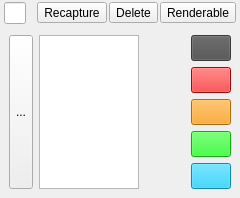
<?xml version="1.0" encoding="UTF-8"?>
<ui version="4.0">
 <class>Form</class>
 <widget class="QWidget" name="Form">
  <property name="geometry">
   <rect>
    <x>0</x>
    <y>0</y>
    <width>207</width>
    <height>198</height>
   </rect>
  </property>
  <property name="sizePolicy">
   <sizepolicy hsizetype="Expanding" vsizetype="Maximum">
    <horstretch>0</horstretch>
    <verstretch>0</verstretch>
   </sizepolicy>
  </property>
  <property name="windowTitle">
   <string>Form</string>
  </property>
  <property name="bgoverride" stdset="0">
   <bool>true</bool>
  </property>
  <property name="noBackground" stdset="0">
   <bool>false</bool>
  </property>
  <layout class="QVBoxLayout" name="snapshot_verticalLayout">
   <property name="spacing">
    <number>0</number>
   </property>
   <property name="margin" stdset="0">
    <number>0</number>
   </property>
   <item>
    <widget class="QFrame" name="toolbar_frame">
     <property name="sizePolicy">
      <sizepolicy hsizetype="Preferred" vsizetype="Maximum">
       <horstretch>0</horstretch>
       <verstretch>0</verstretch>
      </sizepolicy>
     </property>
     <property name="frameShape">
      <enum>QFrame::NoFrame</enum>
     </property>
     <property name="frameShadow">
      <enum>QFrame::Plain</enum>
     </property>
     <property name="lineWidth">
      <number>0</number>
     </property>
     <layout class="QHBoxLayout" name="toolbar_horizontalLayout">
      <property name="spacing">
       <number>2</number>
      </property>
      <property name="leftMargin">
       <number>4</number>
      </property>
      <property name="topMargin">
       <number>2</number>
      </property>
      <property name="rightMargin">
       <number>4</number>
      </property>
      <property name="bottomMargin">
       <number>2</number>
      </property>
      <item>
       <widget class="QLineEdit" name="name_lineEdit">
        <property name="toolTip">
         <string>Rename</string>
        </property>
       </widget>
      </item>
      <item>
       <widget class="QLabel" name="snapshotId">
        <property name="text">
         <string/>
        </property>
       </widget>
      </item>
      <item>
       <widget class="QToolButton" name="recap_toolButton">
        <property name="sizePolicy">
         <sizepolicy hsizetype="Maximum" vsizetype="Fixed">
          <horstretch>0</horstretch>
          <verstretch>0</verstretch>
         </sizepolicy>
        </property>
        <property name="toolTip">
         <string>Recapture</string>
        </property>
        <property name="text">
         <string>Recapture</string>
        </property>
        <property name="icon">
         <iconset resource="icons.qrc">
          <normaloff>:/icons/capture.png</normaloff>:/icons/capture.png</iconset>
        </property>
        <property name="iconSize">
         <size>
          <width>24</width>
          <height>24</height>
         </size>
        </property>
       </widget>
      </item>
      <item>
       <widget class="QToolButton" name="delete_toolButton">
        <property name="sizePolicy">
         <sizepolicy hsizetype="Maximum" vsizetype="Fixed">
          <horstretch>0</horstretch>
          <verstretch>0</verstretch>
         </sizepolicy>
        </property>
        <property name="toolTip">
         <string>Delete</string>
        </property>
        <property name="text">
         <string>Delete</string>
        </property>
        <property name="icon">
         <iconset resource="icons.qrc">
          <normaloff>:/icons/delete.png</normaloff>:/icons/delete.png</iconset>
        </property>
        <property name="iconSize">
         <size>
          <width>24</width>
          <height>24</height>
         </size>
        </property>
       </widget>
      </item>
      <item>
       <widget class="QToolButton" name="render_toolButton">
        <property name="sizePolicy">
         <sizepolicy hsizetype="Maximum" vsizetype="Fixed">
          <horstretch>0</horstretch>
          <verstretch>0</verstretch>
         </sizepolicy>
        </property>
        <property name="toolTip">
         <string>Render toggle</string>
        </property>
        <property name="text">
         <string>Renderable</string>
        </property>
        <property name="icon">
         <iconset resource="icons.qrc">
          <normaloff>:/icons/render.png</normaloff>:/icons/render.png</iconset>
        </property>
        <property name="iconSize">
         <size>
          <width>24</width>
          <height>24</height>
         </size>
        </property>
        <property name="checkable">
         <bool>true</bool>
        </property>
       </widget>
      </item>
     </layout>
    </widget>
   </item>
   <item>
    <widget class="QFrame" name="capture_frame">
     <property name="frameShape">
      <enum>QFrame::NoFrame</enum>
     </property>
     <property name="frameShadow">
      <enum>QFrame::Plain</enum>
     </property>
     <property name="lineWidth">
      <number>0</number>
     </property>
     <layout class="QGridLayout" name="gridLayout">
      <item row="0" column="0">
       <widget class="QToolButton" name="capture_toolButton">
        <property name="sizePolicy">
         <sizepolicy hsizetype="Minimum" vsizetype="Minimum">
          <horstretch>0</horstretch>
          <verstretch>0</verstretch>
         </sizepolicy>
        </property>
        <property name="text">
         <string>...</string>
        </property>
        <property name="iconSize">
         <size>
          <width>240</width>
          <height>135</height>
         </size>
        </property>
        <property name="toolButtonStyle">
         <enum>Qt::ToolButtonTextUnderIcon</enum>
        </property>
       </widget>
      </item>
      <item row="0" column="1">
       <widget class="QTextEdit" name="mTe_comments"/>
      </item>
      <item row="0" column="2">
       <widget class="QLabel" name="mLb_colorFlag">
        <property name="sizePolicy">
         <sizepolicy hsizetype="Maximum" vsizetype="Minimum">
          <horstretch>0</horstretch>
          <verstretch>0</verstretch>
         </sizepolicy>
        </property>
        <property name="minimumSize">
         <size>
          <width>40</width>
          <height>0</height>
         </size>
        </property>
        <property name="text">
         <string/>
        </property>
       </widget>
      </item>
      <item row="0" column="3">
       <layout class="QVBoxLayout" name="verticalLayout">
        <item>
         <widget class="QPushButton" name="mBtn_N">
          <property name="sizePolicy">
           <sizepolicy hsizetype="Minimum" vsizetype="Minimum">
            <horstretch>0</horstretch>
            <verstretch>0</verstretch>
           </sizepolicy>
          </property>
          <property name="styleSheet">
           <string notr="true">background-color:rgb(80, 80, 80);</string>
          </property>
          <property name="text">
           <string/>
          </property>
         </widget>
        </item>
        <item>
         <widget class="QPushButton" name="mBtn_R">
          <property name="sizePolicy">
           <sizepolicy hsizetype="Minimum" vsizetype="Minimum">
            <horstretch>0</horstretch>
            <verstretch>0</verstretch>
           </sizepolicy>
          </property>
          <property name="styleSheet">
           <string notr="true">background-color:rgb(255, 0, 0);</string>
          </property>
          <property name="text">
           <string/>
          </property>
         </widget>
        </item>
        <item>
         <widget class="QPushButton" name="mBtn_G">
          <property name="sizePolicy">
           <sizepolicy hsizetype="Minimum" vsizetype="Minimum">
            <horstretch>0</horstretch>
            <verstretch>0</verstretch>
           </sizepolicy>
          </property>
          <property name="styleSheet">
           <string notr="true">background-color:rgb(255, 150, 0);</string>
          </property>
          <property name="text">
           <string/>
          </property>
         </widget>
        </item>
        <item>
         <widget class="QPushButton" name="mBtn_O">
          <property name="sizePolicy">
           <sizepolicy hsizetype="Minimum" vsizetype="Minimum">
            <horstretch>0</horstretch>
            <verstretch>0</verstretch>
           </sizepolicy>
          </property>
          <property name="styleSheet">
           <string notr="true">background-color:rgb(0, 255, 0);</string>
          </property>
          <property name="text">
           <string/>
          </property>
         </widget>
        </item>
        <item>
         <widget class="QPushButton" name="mBtn_B">
          <property name="sizePolicy">
           <sizepolicy hsizetype="Minimum" vsizetype="Minimum">
            <horstretch>0</horstretch>
            <verstretch>0</verstretch>
           </sizepolicy>
          </property>
          <property name="styleSheet">
           <string notr="true">background-color:rgb(0, 200, 255);</string>
          </property>
          <property name="text">
           <string/>
          </property>
         </widget>
        </item>
       </layout>
      </item>
     </layout>
    </widget>
   </item>
  </layout>
 </widget>
 <resources>
  <include location="icons.qrc"/>
 </resources>
 <connections/>
</ui>
